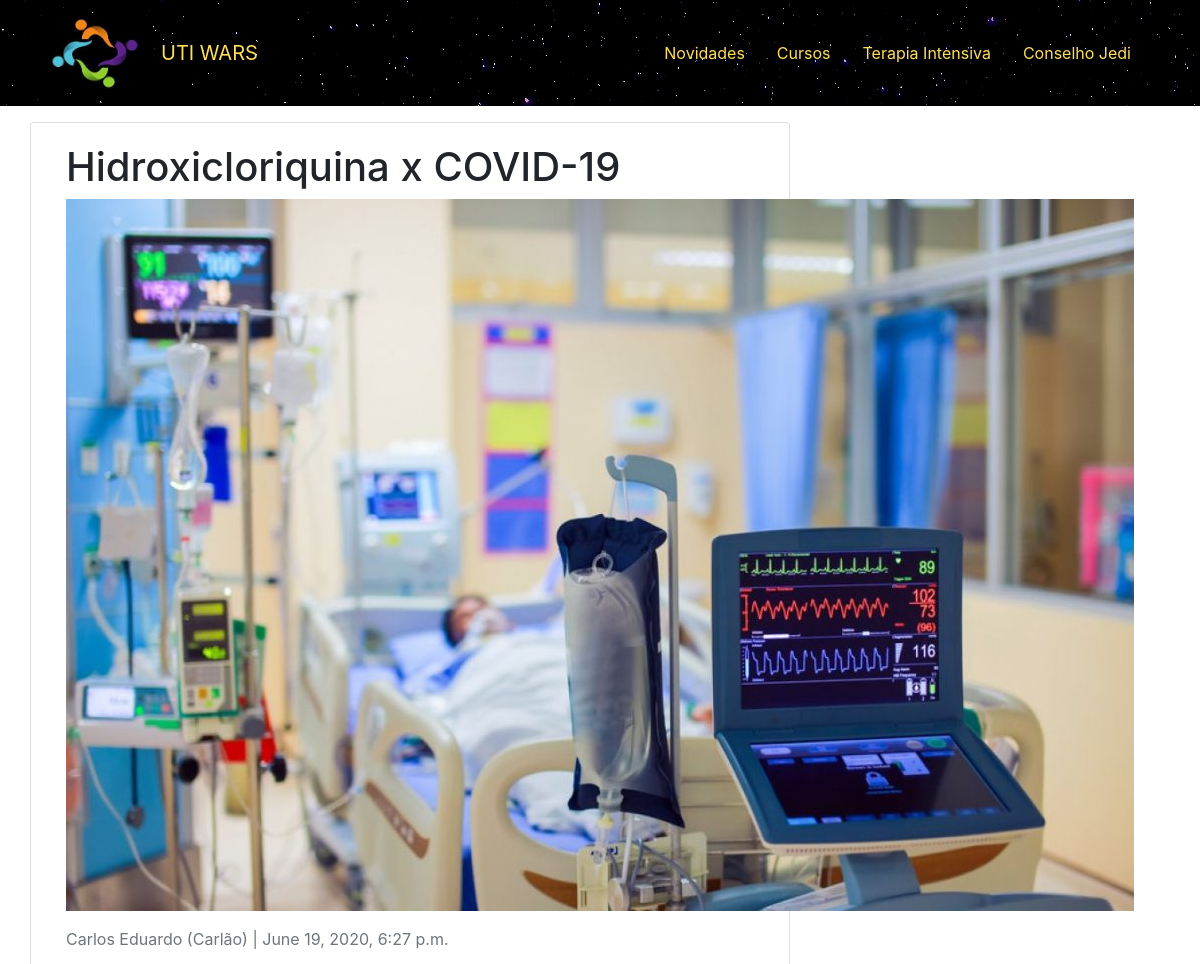
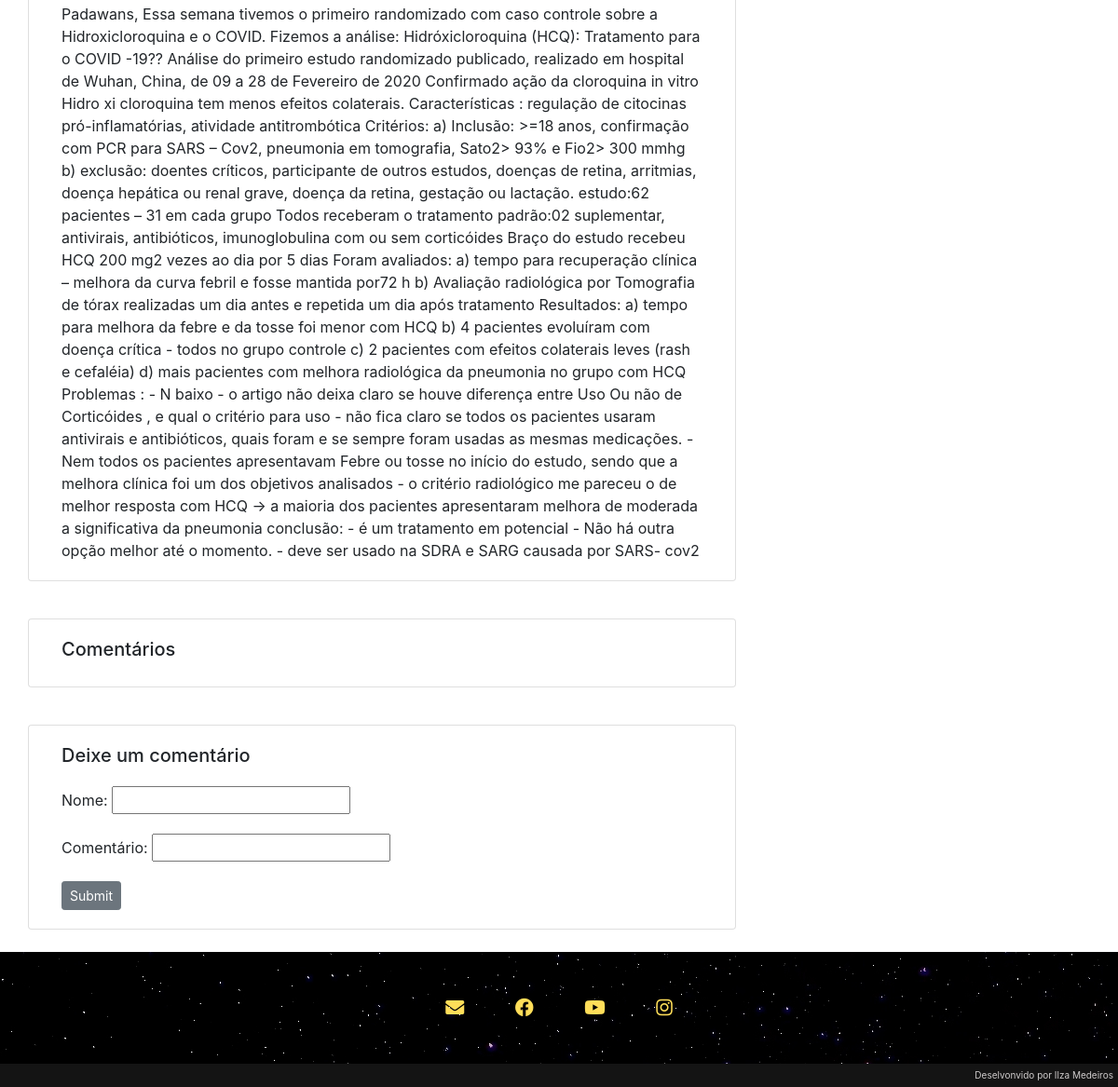
Page /hidroxicloriquina-x-covid-19/ on the committed database (2 pictures, top to bottom).
### main/models.py (models this page shows, shortened)
class Postagem(models.Model):
    titulo = models.CharField(max_length=200, unique=True)
    slug = models.SlugField(max_length=200, unique=True)
    descricao = models.TextField()
    data = models.DateTimeField(auto_now=True)
    autor = models.CharField(max_length=100)
    arquivo = models.ImageField(upload_to="media/pictures", blank=True)

### main/views.py (the view)
# urls.py: path('<slug:slug>/', views.PostDetail.as_view(), name='post_detail'),
class PostDetail(generic.DetailView):
    model = Postagem
    template_name = 'main/post_detail.html'

### main/templates/main/post_detail.html (shortened to what this page needs)
{% extends 'main/base.html' %}
{% block content %}
{% load static %}
<div class="container">
  <div class="row">
    <div class="col-md-8 card mb-4  mt-3 left  top">
      <div class="card-body">
        <h1> {{ postagem.titulo }} </h1>
        <p><img src="{{ postagem.arquivo.url }}"></p>
        <p class=" text-muted">{{ postagem.autor }} | {{ postagem.data }}</p>
        <p class="card-text ">{{ postagem.descricao | safe }}</p>
      </div>
    </div>
    <div class="col-md-8 card mb-4  mt-3 ">
      <div class="card-body">
        <h5>{{ comments.count }} Comentários</h5>
      </div>
    </div>
    <div class="col-md-8 card mb-4  mt-3 ">
      <div class="card-body">
        {% if new_comment %}
        <div class="alert alert-success" role="alert">
          Seu comentário está aguardando aprovação.
        </div>
        {% else %}
        <h5>Deixe um comentário</h5>
        <form method="post" style="margin-top: 1.3em;">
          <p class="cadastro">
            <label for="name">Nome: {{ comment.name }}</label>
            <input type="text" name="nome" maxlength="20" required id="id_nome">
          </p>
          <p class="cadastro">
            <label for="body">Comentário: {{ comment.body }}</label>
            <input type="textfield" name="" maxlength="254" required id="id_text">
          </p>
          <button type="submit" class="btn btn-secondary  btn-sm">Submit</button>
        </form>
        {% endif %}
      </div>
    </div>
  </div>
</div>
{% endblock content %}

### rows in the picture
Postagem: titulo "Hidroxicloriquina x COVID-19", arquivo (picture), autor "Carlos Eduardo (Carlão)", data "June 19, 2020, 6:27 p.m.", descricao "Padawans, Essa semana tivemos o primeiro randomizado com caso controle sobre a Hidroxicloroquina e o COVID. Fizemos a análise: Hidróxicloroquina (HCQ): Tratamento para o COVID -19?? Análise do primeiro estudo randomizado publicado, realizado em hospital de Wuhan, China, de 09 a 28 de Fevereiro de 2020 Confirmado ação da cloroquina in vitro Hidro xi cloroquina tem menos efeitos colaterais. Características : regulação de citocinas pró-inflamatórias, atividade antitrombótica Critérios: a) Inclusão: >=18 anos, confirmação com PCR para SARS – Cov2, pneumonia em tomografia, Sato2> 93% e Fio2> 300 mmhg b) exclusão: doentes críticos, participante de outros estudos, doenças de retina, arritmias,…"
